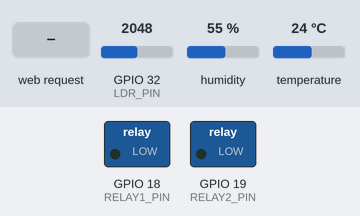
Bench run of a sketch on a simulated ESP32. Shown: switched loads named in the sketch (green lamp = pin HIGH). The test bench sets the inputs (shaded band); at power-on: GPIO 32 (LDR_PIN) = 2048, humidity 55 %, temperature 24 °C. WiFi joins after 1.5 s; servers stay silent unless stated; the Firebase database answers and starts empty; what the sketch prints to the serial monitor is not drawn.

Above: at 3.1 s.
3.2 s: HTTP request GET /api/relay?relay=1 received
At 3.5 s:
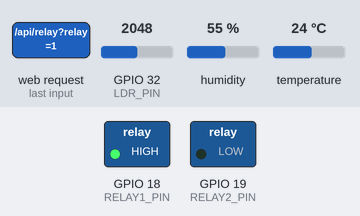
Timing chart, 0 to 6.2 s (numbered marks = the images above; inputs shaded):
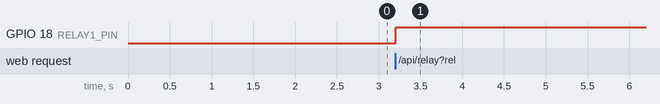

Measured:
- after the input at 3.2 s, GPIO 18 (RELAY1_PIN): LOW → HIGH at once

The sketch:

IoT_Smart_Dashboard.ino
```cpp
#include <WiFi.h>
#include <AsyncTCP.h>
#include <ESPAsyncWebServer.h>
#include <DHT.h>
#include <Firebase_ESP_Client.h>

// เพิ่ม TokenHelper เพื่อให้ Firebase Client ทำงานได้สมบูรณ์
#include "addons/TokenHelper.h"

// ---------- WiFi Credentials ----------
const char* ssid = "KKICT-STAFF";
const char* password = "0024102549";

// ---------- Firebase Credentials ----------
#define API_KEY "AIzaSyCU6JtAoHWJi0oqdXsxjgJZJG_hYNi1XrY"   // <-- ใส่ Web API Key ของคุณ
#define DATABASE_URL "https://smart-iot-dashboard-c7f44-default-rtdb.asia-southeast1.firebasedatabase.app"

// ---------- Pin Definitions ----------
#define DHTPIN 5
#define DHTTYPE DHT22
#define LDR_PIN 32
#define RELAY1_PIN 18
#define RELAY2_PIN 19

// ---------- Global Variables ----------
DHT dht(DHTPIN, DHTTYPE);
AsyncWebServer server(80);

// Sensor readings
float temperature = 0;
float humidity = 0;
int ldrPercent = 0;

// Relay states
bool relay1State = LOW;
bool relay2State = LOW;

// Flags สำหรับการอัปเดต Firebase จากหน้าเว็บ (ป้องกัน Task ชนกัน)
bool reqRelay1Update = false;
bool reqRelay2Update = false;

// Timing
unsigned long lastReadTime = 0;
const unsigned long readInterval = 2000;      // read sensors every 2 seconds
unsigned long lastFirebaseUpdate = 0;
const unsigned long firebaseInterval = 5000;  // send to Firebase every 5 seconds

// Firebase objects
FirebaseData fbdo;          // สำหรับส่งข้อมูล (Set/Get)
FirebaseData streamFbdo;    // แยกตัวแปร สำหรับดักฟังข้อมูล (Stream) โดยเฉพาะ
FirebaseAuth auth;
FirebaseConfig config;

// Connection status
bool firebaseReady = false;

// ---------- HTML Dashboard (embedded) ----------
const char index_html[] PROGMEM = R"rawliteral(
<!DOCTYPE html>
<html lang="th">
<head>
  <meta charset="UTF-8">
  <meta name="viewport" content="width=device-width, initial-scale=1.0, user-scalable=no">
  <title>Smart IoT Dashboard</title>
  <script src="https://cdn.jsdelivr.net/npm/chart.js@4.4.0/dist/chart.umd.min.js"></script>
  <style>
    * { margin: 0; padding: 0; box-sizing: border-box; font-family: 'Segoe UI', Tahoma, Geneva, Verdana, sans-serif; }
    body { background: linear-gradient(135deg, #0f2027, #203a43, #2c5364); min-height: 100vh; padding: 30px 20px; }
    .dashboard { max-width: 1300px; margin: 0 auto; background: rgba(255, 255, 255, 0.1); backdrop-filter: blur(12px); border-radius: 40px; padding: 25px; box-shadow: 0 25px 45px rgba(0, 0, 0, 0.2); border: 1px solid rgba(255, 255, 255, 0.2); }
    .header { text-align: center; margin-bottom: 30px; }
    .header h1 { font-size: 2.2rem; color: #fff; text-shadow: 2px 2px 4px rgba(0,0,0,0.3); letter-spacing: 1px; }
    .header p { color: #e0e0e0; font-size: 1rem; }
    .sensor-panel { display: flex; flex-wrap: wrap; gap: 20px; justify-content: center; margin-bottom: 40px; }
    .card { flex: 1; min-width: 180px; background: rgba(255, 255, 255, 0.2); backdrop-filter: blur(4px); border-radius: 28px; padding: 20px; text-align: center; transition: transform 0.3s ease; border: 1px solid rgba(255,255,255,0.3); }
    .card:hover { transform: translateY(-5px); background: rgba(255, 255, 255, 0.25); }
    .card h3 { font-size: 1.2rem; color: #f1f1f1; margin-bottom: 10px; }
    .card .value { font-size: 2.5rem; font-weight: bold; color: #fff; }
    .card .unit { font-size: 1rem; color: #ddd; }
    .charts-section { margin-bottom: 40px; }
    .charts-section h2 { text-align: center; color: #fff; margin-bottom: 20px; font-weight: 500; letter-spacing: 1px; }
    .charts-grid { display: grid; grid-template-columns: repeat(auto-fit, minmax(320px, 1fr)); gap: 25px; }
    .chart-card { background: rgba(0, 0, 0, 0.3); backdrop-filter: blur(4px); border-radius: 28px; padding: 15px; border: 1px solid rgba(255,255,255,0.2); }
    .chart-card canvas { max-height: 280px; width: 100%; }
    .control-panel { display: flex; flex-wrap: wrap; gap: 20px; justify-content: center; margin-bottom: 20px; }
    .relay { flex: 1; min-width: 240px; background: rgba(0, 0, 0, 0.4); backdrop-filter: blur(4px); border-radius: 28px; padding: 15px 20px; display: flex; align-items: center; justify-content: space-between; flex-wrap: wrap; gap: 12px; }
    .relay h3 { color: #fff; font-size: 1.2rem; margin: 0; }
    .relay-status { font-weight: bold; padding: 6px 16px; border-radius: 40px; background: #bdc3c7; color: #2c3e50; font-size: 0.9rem; }
    .relay-status.on { background: #2ecc71; color: white; box-shadow: 0 0 8px #2ecc71; }
    .relay-status.off { background: #e74c3c; color: white; }
    button { background: linear-gradient(135deg, #667eea, #764ba2); border: none; color: white; padding: 8px 20px; border-radius: 40px; cursor: pointer; font-weight: bold; transition: 0.2s; box-shadow: 0 2px 5px rgba(0,0,0,0.2); }
    button:hover { transform: scale(1.02); opacity: 0.9; }
    .footer { text-align: center; padding: 15px; color: #ccc; font-size: 0.8rem; border-top: 1px solid rgba(255,255,255,0.1); margin-top: 20px; }
    @media (max-width: 768px) { .dashboard { padding: 15px; } .card .value { font-size: 1.8rem; } .charts-grid { grid-template-columns: 1fr; } .relay { flex-direction: column; align-items: flex-start; } }
  </style>
</head>
<body>
<div class="dashboard">
  <div class="header">
    <h1>📡 Smart IoT Dashboard</h1>
    <p>Real‑time Monitoring & Control | ESP32 Web Server + Firebase</p>
  </div>
  <div class="sensor-panel">
    <div class="card"><h3>🌡️ อุณหภูมิ</h3><p class="value"><span id="temp">--</span><span class="unit"> °C</span></p></div>
    <div class="card"><h3>💧 ความชื้น</h3><p class="value"><span id="hum">--</span><span class="unit"> %</span></p></div>
    <div class="card"><h3>💡 ความสว่าง</h3><p class="value"><span id="ldr">--</span><span class="unit"> %</span></p></div>
  </div>
  <div class="charts-section">
    <h2>📈 แนวโน้มข้อมูล (20 จุดล่าสุด)</h2>
    <div class="charts-grid">
      <div class="chart-card"><canvas id="tempChart"></canvas></div>
      <div class="chart-card"><canvas id="humChart"></canvas></div>
      <div class="chart-card"><canvas id="ldrChart"></canvas></div>
    </div>
  </div>
  <div class="control-panel">
    <div class="relay"><h3>🔌 รีเลย์ 1</h3><span id="relay1Status" class="relay-status off">ปิด</span><button onclick="toggleRelay(1)">สลับสถานะ</button></div>
    <div class="relay"><h3>🔌 รีเลย์ 2</h3><span id="relay2Status" class="relay-status off">ปิด</span><button onclick="toggleRelay(2)">สลับสถานะ</button></div>
  </div>
  <div class="footer">อัปเดตล่าสุด: <span id="lastUpdate">--:--:--</span></div>
</div>
<script>
  let tempHistory = [], humHistory = [], ldrHistory = [], timeLabels = [];
  const MAX_POINTS = 20;
  let tempChart, humChart, ldrChart;

  function initCharts() {
    const commonOptions = { responsive: true, maintainAspectRatio: true, plugins: { legend: { labels: { color: '#fff' } }, tooltip: { mode: 'index', intersect: false } }, scales: { y: { grid: { color: 'rgba(255,255,255,0.1)' }, ticks: { color: '#fff' } }, x: { grid: { color: 'rgba(255,255,255,0.1)' }, ticks: { color: '#fff' } } } };
    tempChart = new Chart(document.getElementById('tempChart'), { type: 'line', data: { labels: timeLabels, datasets: [{ label: 'อุณหภูมิ (°C)', data: tempHistory, borderColor: '#ff9f4a', backgroundColor: 'rgba(255,159,74,0.1)', tension: 0.2, fill: true, pointRadius: 3 }] }, options: commonOptions });
    humChart = new Chart(document.getElementById('humChart'), { type: 'line', data: { labels: timeLabels, datasets: [{ label: 'ความชื้น (%)', data: humHistory, borderColor: '#4bc0c0', backgroundColor: 'rgba(75,192,192,0.1)', tension: 0.2, fill: true, pointRadius: 3 }] }, options: commonOptions });
    ldrChart = new Chart(document.getElementById('ldrChart'), { type: 'line', data: { labels: timeLabels, datasets: [{ label: 'ความสว่าง (%)', data: ldrHistory, borderColor: '#f7b32b', backgroundColor: 'rgba(247,179,43,0.1)', tension: 0.2, fill: true, pointRadius: 3 }] }, options: commonOptions });
  }
  function updateCharts(temp, hum, ldr) {
    const now = new Date(); const timeStr = now.toLocaleTimeString('th-TH', { hour: '2-digit', minute:'2-digit', second:'2-digit' });
    tempHistory.push(temp); humHistory.push(hum); ldrHistory.push(ldr); timeLabels.push(timeStr);
    while (tempHistory.length > MAX_POINTS) tempHistory.shift(); while (humHistory.length > MAX_POINTS) humHistory.shift(); while (ldrHistory.length > MAX_POINTS) ldrHistory.shift(); while (timeLabels.length > MAX_POINTS) timeLabels.shift();
    tempChart.data.labels = timeLabels; tempChart.data.datasets[0].data = tempHistory; tempChart.update();
    humChart.data.labels = timeLabels; humChart.data.datasets[0].data = humHistory; humChart.update();
    ldrChart.data.labels = timeLabels; ldrChart.data.datasets[0].data = ldrHistory; ldrChart.update();
  }
  async function fetchData() {
    try {
      const response = await fetch('/api/sensors');
      if (!response.ok) throw new Error(`HTTP error! status: ${response.status}`);
      const data = await response.json();
      document.getElementById('temp').innerText = data.temperature.toFixed(1);
      document.getElementById('hum').innerText = data.humidity.toFixed(1);
      document.getElementById('ldr').innerText = data.ldr;
      document.getElementById('lastUpdate').innerText = new Date().toLocaleTimeString('th-TH');
      document.getElementById('relay1Status').innerText = data.relay1 ? 'เปิด' : 'ปิด';
      document.getElementById('relay1Status').className = 'relay-status ' + (data.relay1 ? 'on' : 'off');
      document.getElementById('relay2Status').innerText = data.relay2 ? 'เปิด' : 'ปิด';
      document.getElementById('relay2Status').className = 'relay-status ' + (data.relay2 ? 'on' : 'off');
      updateCharts(data.temperature, data.humidity, data.ldr);
    } catch (error) { console.error('Error fetching data:', error); }
  }
  async function toggleRelay(relayNumber) {
    try {
      const response = await fetch(`/api/relay?relay=${relayNumber}`);
      const result = await response.json();
      if (result.success) fetchData(); else alert('เกิดข้อผิดพลาด');
    } catch (error) { console.error('Error toggling relay:', error); }
  }
  initCharts(); fetchData(); setInterval(fetchData, 2000);
</script>
</body>
</html>
)rawliteral";

// ---------- Helper Functions ----------
void updateRelay(int relayPin, bool state) {
  digitalWrite(relayPin, state ? HIGH : LOW);
}

void readSensors() {
  float newTemp = dht.readTemperature();
  float newHum = dht.readHumidity();
  if (!isnan(newTemp) && !isnan(newHum)) {
    temperature = newTemp;
    humidity = newHum;
    Serial.printf("DHT - Temp: %.2f °C, Hum: %.2f %%\n", temperature, humidity);
  } else {
    Serial.println("DHT read error!");
  }
  int rawLdr = analogRead(LDR_PIN);
  ldrPercent = map(rawLdr, 0, 4095, 0, 100);
  ldrPercent = constrain(ldrPercent, 0, 100);
}

// ---------- Firebase Functions ----------
void sendToFirebase() {
  if (!firebaseReady) return;

  // ใช้ fbdo ตัวปกติสำหรับการส่งข้อมูล
  Firebase.RTDB.setFloat(&fbdo, "/sensor/temperature", temperature);
  Firebase.RTDB.setFloat(&fbdo, "/sensor/humidity", humidity);
  Firebase.RTDB.setInt(&fbdo, "/sensor/ldr", ldrPercent);
  Firebase.RTDB.setBool(&fbdo, "/device/relay1", relay1State);
  Firebase.RTDB.setBool(&fbdo, "/device/relay2", relay2State);
}

// Firebase Stream Callbacks
void streamCallback(FirebaseStream data) {
  if (data.dataPath() == "/relay1") {
    if (data.dataType() == "boolean") {
      bool newState = data.boolData();
      if (newState != relay1State) {
        relay1State = newState;
        updateRelay(RELAY1_PIN, relay1State);
        Serial.printf("Firebase: relay1 changed to %d\n", relay1State);
      }
    }
  } else if (data.dataPath() == "/relay2") {
    if (data.dataType() == "boolean") {
      bool newState = data.boolData();
      if (newState != relay2State) {
        relay2State = newState;
        updateRelay(RELAY2_PIN, relay2State);
        Serial.printf("Firebase: relay2 changed to %d\n", relay2State);
      }
    }
  }
}

void streamTimeoutCallback(bool timeout) {
  if (timeout) {
    Serial.println("Firebase stream timeout, reconnecting...");
  }
}

// ---------- Setup ----------
void setup() {
  Serial.begin(115200);
  Serial.println("\nESP32 Smart IoT Dashboard Starting...");

  // Initialize pins
  pinMode(RELAY1_PIN, OUTPUT);
  pinMode(RELAY2_PIN, OUTPUT);
  updateRelay(RELAY1_PIN, relay1State);
  updateRelay(RELAY2_PIN, relay2State);

  dht.begin();

  // Connect to Wi-Fi
  WiFi.begin(ssid, password);
  Serial.print("Connecting to Wi-Fi");
  while (WiFi.status() != WL_CONNECTED) {
    delay(500);
    Serial.print(".");
  }
  Serial.println("\nConnected! IP: " + WiFi.localIP().toString());

  // ---------- Firebase Configuration ----------
  config.api_key = API_KEY;
  config.database_url = DATABASE_URL;

  // สร้างการเข้าสู่ระบบแบบไม่ระบุตัวตน (ต้องเปิด Anonymous ใน Firebase Auth ด้วย)
  Serial.print("Signing in to Firebase... ");
  if (Firebase.signUp(&config, &auth, "", "")) {
    Serial.println("OK");
    firebaseReady = true;
  } else {
    Serial.printf("FAILED: %s\n", config.signer.signupError.message.c_str());
  }

  config.token_status_callback = tokenStatusCallback; // จัดการ Token อัตโนมัติ
  Firebase.begin(&config, &auth);
  Firebase.reconnectWiFi(true);

  if (firebaseReady) {
    // ใช้ streamFbdo สำหรับรับข้อมูล Stream เท่านั้น
    if (!Firebase.RTDB.beginStream(&streamFbdo, "/device")) {
      Serial.println("Stream Failed: " + streamFbdo.errorReason());
    } else {
      Firebase.RTDB.setStreamCallback(&streamFbdo, streamCallback, streamTimeoutCallback);
      Serial.println("Firebase stream started");
    }

    // Read initial state (ใช้ fbdo ตัวปกติ)
    if (Firebase.RTDB.getBool(&fbdo, "/device/relay1")) {
      relay1State = fbdo.boolData();
      updateRelay(RELAY1_PIN, relay1State);
    }
    if (Firebase.RTDB.getBool(&fbdo, "/device/relay2")) {
      relay2State = fbdo.boolData();
      updateRelay(RELAY2_PIN, relay2State);
    }
  }

  // ---------- Web Server Endpoints ----------
  server.on("/", HTTP_GET, [](AsyncWebServerRequest *request) {
    request->send_P(200, "text/html", index_html);
  });

  server.on("/api/sensors", HTTP_GET, [](AsyncWebServerRequest *request) {
    String json = "{";
    json += "\"temperature\":" + String(temperature) + ",";
    json += "\"humidity\":" + String(humidity) + ",";
    json += "\"ldr\":" + String(ldrPercent) + ",";
    json += "\"relay1\":" + String(relay1State ? 1 : 0) + ",";
    json += "\"relay2\":" + String(relay2State ? 1 : 0);
    json += "}";
    request->send(200, "application/json", json);
  });

  server.on("/api/relay", HTTP_GET, [](AsyncWebServerRequest *request) {
    int relayNum = 0;
    if (request->hasParam("relay")) {
      relayNum = request->getParam("relay")->value().toInt();
    }
    bool success = false;

    // ตั้งค่าตัวแปร Flag แล้วปล่อยให้ loop() เป็นคนจัดการส่ง Firebase
    // (ห้ามเรียก Firebase.RTDB ในนี้เด็ดขาดเพราะจะเกิด Thread Crash)
    if (relayNum == 1) {
      relay1State = !relay1State;
      updateRelay(RELAY1_PIN, relay1State);
      reqRelay1Update = true;
      success = true;
    } else if (relayNum == 2) {
      relay2State = !relay2State;
      updateRelay(RELAY2_PIN, relay2State);
      reqRelay2Update = true;
      success = true;
    }
    String json = "{\"success\":" + String(success ? "true" : "false") + "}";
    request->send(200, "application/json", json);
  });

  server.begin();
  Serial.println("HTTP server started.");
}

// ---------- Main Loop ----------
void loop() {

  // อัปเดต Relay1 ขึ้น Firebase (หากมีการกดจาก Web Server)
  if (reqRelay1Update) {
    reqRelay1Update = false;
    if (firebaseReady) Firebase.RTDB.setBool(&fbdo, "/device/relay1", relay1State);
  }

  // อัปเดต Relay2 ขึ้น Firebase (หากมีการกดจาก Web Server)
  if (reqRelay2Update) {
    reqRelay2Update = false;
    if (firebaseReady) Firebase.RTDB.setBool(&fbdo, "/device/relay2", relay2State);
  }

  // Read sensors every readInterval
  if (millis() - lastReadTime >= readInterval) {
    readSensors();
    lastReadTime = millis();
  }

  // Send data to Firebase every firebaseInterval
  if (firebaseReady && (millis() - lastFirebaseUpdate >= firebaseInterval)) {
    sendToFirebase();
    lastFirebaseUpdate = millis();
  }

  delay(10);
}
```
